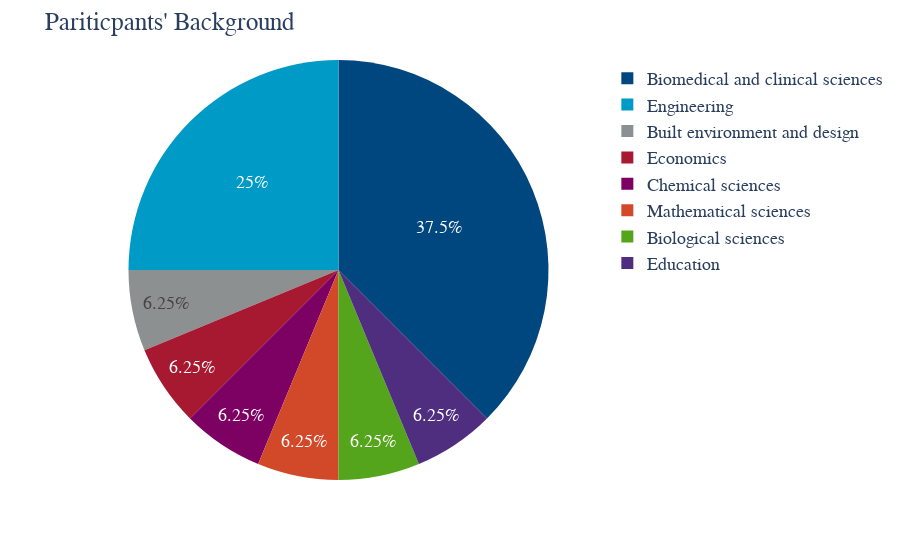

Notebook code for this chart:
### Code cell
option_counts = df2['Q1'].value_counts()
# Create a DataFrame from the value_counts() result
option_counts_df = pd.DataFrame({'Option': option_counts.index, 'Count': option_counts.values})

# Display the result as a DataFrame
# print(option_counts_df)

fig = px.pie(option_counts_df, values='Count', names='Option', color_discrete_sequence=custom_colors)
fig.update_layout(
    title="Pariticpants' Background",
#     # xaxis_title="X Axis Title",
#     # yaxis_title="Y Axis Title",
#     # legend_title="Legend Title",
    font=dict(
        family="Verdana",
        size=18,
        # color="RebeccaPurple"
    )
)
fig.show()

### Figure 1 — Plotly figure (JSON) as saved in the notebook; plotly's stock layout.template omitted (floating-point values rounded to 4 significant figures)
{"data": [{"domain": {"x": [0, 1], "y": [0, 1]}, "hovertemplate": "Option=%{label}<br>Count=%{value}<extra></extra>", "labels": ["Biomedical and clinical sciences", "Engineering", "Built environment and design", "Economics", "Chemical sciences", "Mathematical sciences", "Biological sciences", "Education"], "legendgroup": "", "name": "", "showlegend": true, "type": "pie", "values": [6, 4, 1, 1, 1, 1, 1, 1]}], "layout": {"font": {"family": "Verdana", "size": 18}, "legend": {"tracegroupgap": 0}, "margin": {"t": 60}, "piecolorway": ["#00467F", "#009AC7", "#8D9091", "#A71930", "#7D0063", "#D2492A", "#55A51C", "#4F2D7F", "#005B82", "#00877C", "#0039A6", "#BA4482", "#006990"], "title": {"text": "Pariticpants' Background"}}}
